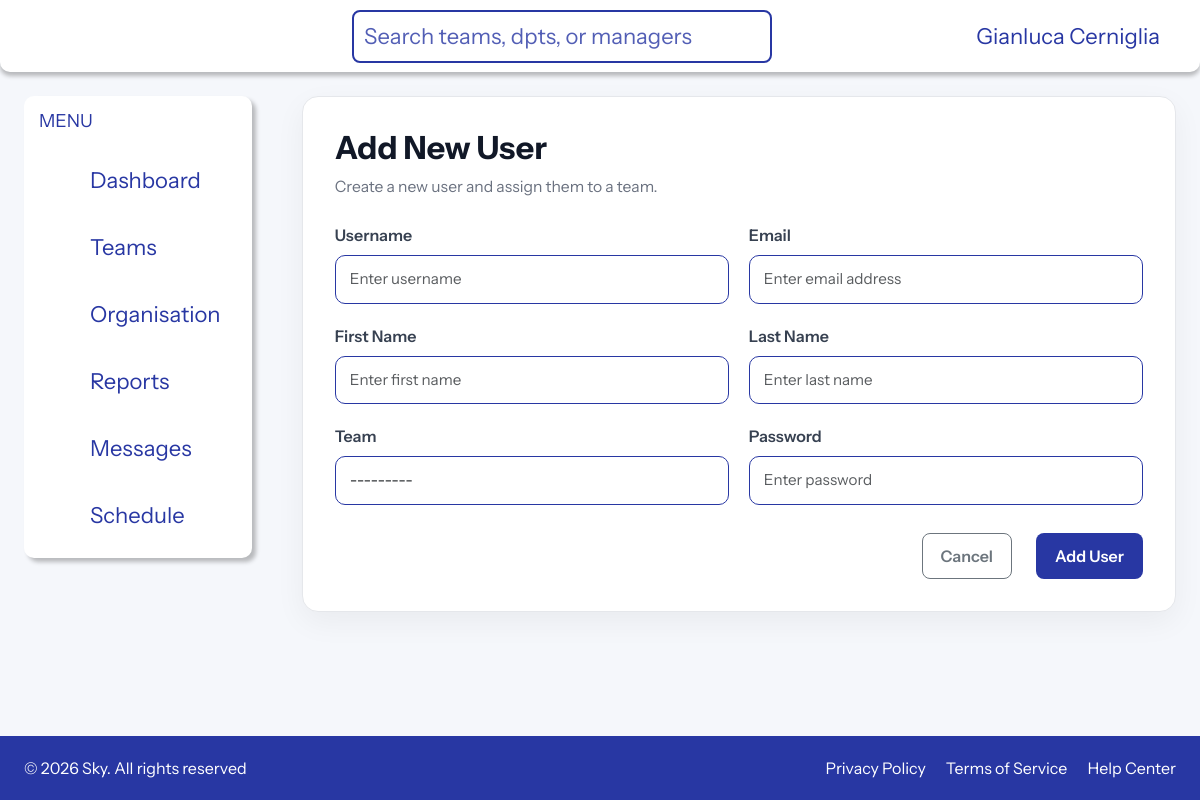
/users/create/ (signed in), run on the app's committed database.
### apps/teams/models.py (models this page shows, shortened)
class User(AbstractUser):
    team = models.ForeignKey(
        Team,
        on_delete=models.CASCADE,
        db_column="team_id",
        related_name="users",
        null=True,
        blank=True,
    )
    class Meta:
        db_table = "user"

class Team(models.Model):
    team_id = models.AutoField(primary_key=True)
    team_name = models.TextField(blank=True, null=True)
    team_leader = models.ForeignKey(
        "User",
        on_delete=models.SET_NULL,
        null=True,
        blank=True,
        db_column="team_leader",
        related_name="led_teams",
    )
    department = models.ForeignKey(
        Department,
        on_delete=models.CASCADE,
        db_column="department_id",
        related_name="teams",
    )
    slack_channels = models.TextField(blank=True, null=True)
    daily_standup_time = models.TextField(blank=True, null=True)
    team_wiki = models.TextField(blank=True, null=True)
    development_focus_areas = models.TextField(blank=True, null=True)
    key_skills_technologies = models.TextField(blank=True, null=True)
    downstream_dependency = models.ForeignKey(
        "self",
        on_delete=models.SET_NULL,
        null=True,
        blank=True,
        related_name="upstream_teams",
    )
    class Meta:
        db_table = "team"
    def __str__(self):
        return self.team_name or f"Team {self.team_id}"

### apps/teams/views.py (the view)
# urls.py: path("users/create/", user_create_view, name="user-create"),
@login_required
@user_passes_test(is_superadmin)
def user_create_view(request):
    if request.method == "POST":
        form = UserCreateForm(request.POST)
        if form.is_valid():
            new_user = form.save()
            log_audit_event(
                user=request.user,
                action="CREATE",
                obj=new_user,
                description=f"Created user '{new_user}'.",
            )
            messages.success(request, "User created successfully.")
            return redirect("user-create")
    else:
        form = UserCreateForm()
    return render(request, "teams/user_create.html", {"form": form})

### apps/teams/forms.py (shortened to what this page needs)
class UserCreateForm(forms.ModelForm):
    password = forms.CharField(
        widget=forms.PasswordInput(attrs={
            "class": "form-control",
            "placeholder": "Enter password"
        })
    )
    class Meta:
        model = User
        fields = [
            "username",
            "first_name",
            "last_name",
            "email",
            "team",
            "password",
        ]
        widgets = {
            "username": forms.TextInput(attrs={
                "class": "form-control",
                "placeholder": "Enter username"
            }),
            "first_name": forms.TextInput(attrs={
                "class": "form-control",
                "placeholder": "Enter first name"
            }),
            "last_name": forms.TextInput(attrs={
                "class": "form-control",
                "placeholder": "Enter last name"
            }),
            "email": forms.EmailInput(attrs={
                "class": "form-control",
                "placeholder": "Enter email address"
            }),
            "team": forms.Select(attrs={
                "class": "form-select"
            }),
        }

### apps/teams/views.py (called while the page is built)
def is_superadmin(user):
    return user.is_authenticated and user.is_superuser

### apps/teams/templates/teams/user_create.html (shortened to what this page needs)
{% extends "base.html" %}
{% block content %}
<div class="form-page">
    <div class="form-card">
        <div class="form-card-header">
            <h1 class="form-title">Add New User</h1>
            <p class="form-subtitle">Create a new user and assign them to a team.</p>
        </div>
        <form method="post" class="team-form">
            <div class="form-grid">
                <div class="form-group">
                    <label for="{{ form.username.id_for_label }}" class="form-label">Username</label>
                    {{ form.username }}
                </div>
                <div class="form-group">
                    <label for="{{ form.email.id_for_label }}" class="form-label">Email</label>
                    {{ form.email }}
                </div>
                <div class="form-group">
                    <label for="{{ form.first_name.id_for_label }}" class="form-label">First Name</label>
                    {{ form.first_name }}
                </div>
                <div class="form-group">
                    <label for="{{ form.last_name.id_for_label }}" class="form-label">Last Name</label>
                    {{ form.last_name }}
                </div>
                <div class="form-group">
                    <label for="{{ form.team.id_for_label }}" class="form-label">Team</label>
                    {{ form.team }}
                </div>
                <div class="form-group">
                    <label for="{{ form.password.id_for_label }}" class="form-label">Password</label>
                    {{ form.password }}
                </div>
            </div>
            <div class="form-actions">
                <a href="{% url 'team-list' %}" class="btn btn-outline-secondary">Cancel</a>
                <button type="submit" class="btn btn-primary">Add User</button>
            </div>
        </form>
    </div>
</div>
{% endblock %}

### templates/header.html (shortened to what this page needs)
<header class="site-header">
    <div class="top-bar">
        <div class="header-inner">
            <div class="header-row">
                <div class="logo-section">
                    {% load svg %}
                </div>
                {% if user.is_authenticated %}
                    <div class="search-bar">
                        <form action="{% url 'team-list' %}" method="get" class="search-bar-form">
                            <input id="search" name="q" type="text" placeholder="Search teams, dpts, or managers" class="search-input">
                                {% load svg %}
                        </form>
                    </div>
                    <div class="profile-section d-flex align-items-center">
                                {% load svg %}
                        <div class="user-section pe-3">
                            {% if user.first_name and user.last_name %}
                                <span class="user-label">{{ user.first_name }} {{ user.last_name }}</span>
                            {% else %}
                                <span class="user-label">{{ user.username }}</span>
                            {% endif %}
                        </div>
                                {% load svg %}
                    </div>
                {% endif %}
            </div>
        </div>
    </div>
</header>

### apps/pages/static/pages/css/main.css (style rules this page uses)
html, body { height: 100%; margin: 0; padding: 0; }
.form-control { color: #999 !important; }
.form-select:invalid, .form-select option[value=""] { color: #999; }
.form-select, .form-control { border-color: #2837A3 !important; }
body.site-body { font-family: "Instrument Sans", Arial, sans-serif; background: #f5f7fb; color: #111827; }
.btn { border-radius: 8px !important; }
.btn.btn-primary { background-color: #2837A3; transition: all 0.3s ease; border: 1px solid transparent; }
.site-header { width: 100%; background: #ffffff; box-shadow: 0px 4px 4px rgba(0, 0, 0, 0.25); border-radius: 0px 0px 10px 10px; }
.header-inner { width: 100%; max-width: 1920px; margin: 0 auto; padding: 0 24px; }
.header-row { min-height: 72px; display: flex; align-items: center; justify-content: space-between; gap: 24px; }
header.site-header .header-inner .header-row .profile-section .user-section .user-label { color: #2837A3; font-size: 22px; font-weight: 400; }
.logo-section { min-width: 140px; min-height: 40px; display: flex; align-items: center; }
.user-label { font-size: 0.95rem; font-weight: 600; color: #374151; }
.form-page { width: 100%; }
.form-card { max-width: 900px; margin: 0 auto; background: #ffffff; border: 1px solid #e5e7eb; border-radius: 16px; padding: 32px; box-shadow: 0 10px 30px rgba(0, 0, 0, 0.05); }
.form-card-header { margin-bottom: 24px; }
.form-title { margin: 0 0 8px; font-size: 2rem; font-weight: 700; color: #111827; }
.form-subtitle { margin: 0; color: #6b7280; font-size: 0.98rem; }
.team-form { width: 100%; }
.form-grid { display: grid; grid-template-columns: repeat(2, minmax(0, 1fr)); gap: 20px; }
.form-group { display: flex; flex-direction: column; }
.form-label { margin-bottom: 8px; font-weight: 600; color: #374151; }
.team-form .form-control, .team-form .form-select { width: 100%; border-radius: 10px; border: 1px solid #d1d5db; padding: 12px 14px; font-size: 0.95rem; background: #fff; box-shadow: none; }
.form-actions { margin-top: 28px; display: flex; justify-content: flex-end; gap: 12px; }
.form-actions .btn { padding: 10px 18px; border-radius: 10px; font-weight: 600; }
.form-actions > * + * { margin-left: 12px; }
.search-bar { display: flex; align-items: center; border: 2px solid #2837a3; border-radius: 8px; padding: 0 10px; max-width: 420px; min-width: 420px; background-color: #fff; }
.search-bar-form { display: flex; width: 100%; align-items: center; }
.search-input { border: none; outline: none; flex-grow: 1; font-size: 22px; color: #2837a3; padding: 8px 0; }
.search-input::placeholder { color: #2837a3; opacity: 0.8; }

### data on the page
User: first_name "Gianluca", last_name "Cerniglia"
Team: team "---------"
